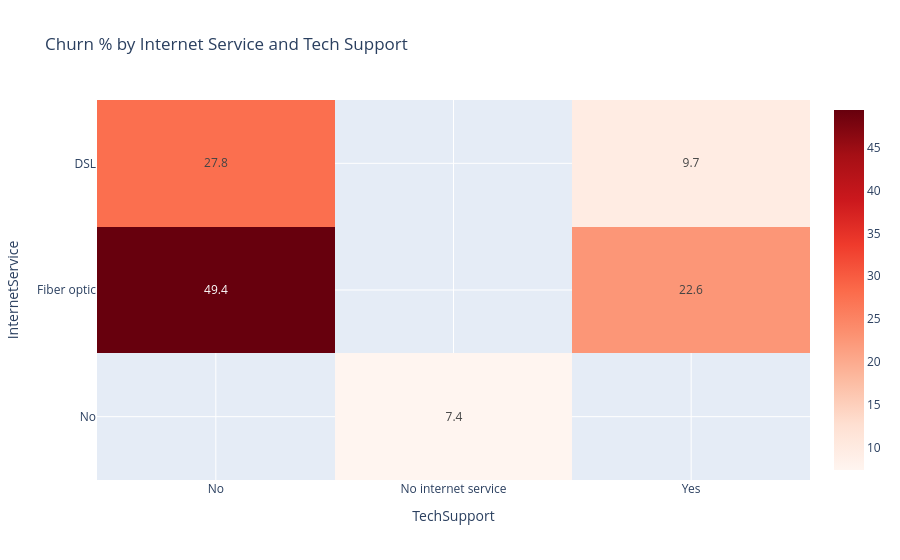

The notebook cell this image was saved under:
### Markdown cell above
## Step 10: Service tier and high-risk segments (Internet Service x Tech Support)

### Code cell
df["IsFiber"] = df["InternetService"].astype(str).str.lower().str.contains("fiber")
df["NoTechSupport"] = df["TechSupport"].astype(str).str.strip().str.lower() == "no"

service_matrix = (df.pivot_table(index="InternetService", columns="TechSupport", values="ChurnFlag",
                                 aggfunc="mean") * 100).round(1)
display(service_matrix)

fig = px.imshow(service_matrix, text_auto=".1f", color_continuous_scale="Reds", aspect="auto",
                title="Churn % by Internet Service and Tech Support")
fig.write_html(OUT_DIR / "07_churn_heatmap_service_techsupport.html")
fig.show()

risk = df[df["IsFiber"] & df["NoTechSupport"]]
print(f"High-risk segment: Fiber Optic + No Tech Support")
print(f"Customers  : {len(risk)}  ({len(risk) / len(df) * 100:.1f}% of base)")
print(f"Churn Rate : {risk['ChurnFlag'].mean() * 100:.1f}%  (overall {churn_rate:.1f}%)")

### Figure 1 — Plotly figure (JSON) as saved in the notebook; plotly's stock layout.template omitted (floating-point values rounded to 4 significant figures)
{"data": [{"coloraxis": "coloraxis", "hovertemplate": "TechSupport: %{x}<br>InternetService: %{y}<br>color: %{z}<extra></extra>", "name": "0", "texttemplate": "%{z:.1f}", "type": "heatmap", "x": ["No", "No internet service", "Yes"], "xaxis": "x", "y": ["DSL", "Fiber optic", "No"], "yaxis": "y", "z": [[27.8, NaN, 9.7], [49.4, NaN, 22.6], [NaN, 7.4, NaN]]}], "layout": {"coloraxis": {"autocolorscale": false, "colorscale": [[0, "rgb(255,245,240)"], [0.125, "rgb(254,224,210)"], [0.25, "rgb(252,187,161)"], [0.375, "rgb(252,146,114)"], [0.5, "rgb(251,106,74)"], [0.625, "rgb(239,59,44)"], [0.75, "rgb(203,24,29)"], [0.875, "rgb(165,15,21)"], [1, "rgb(103,0,13)"]]}, "title": {"text": "Churn % by Internet Service and Tech Support"}, "xaxis": {"anchor": "y", "domain": [0, 1], "title": {"text": "TechSupport"}}, "yaxis": {"anchor": "x", "autorange": "reversed", "domain": [0, 1], "title": {"text": "InternetService"}}}}
